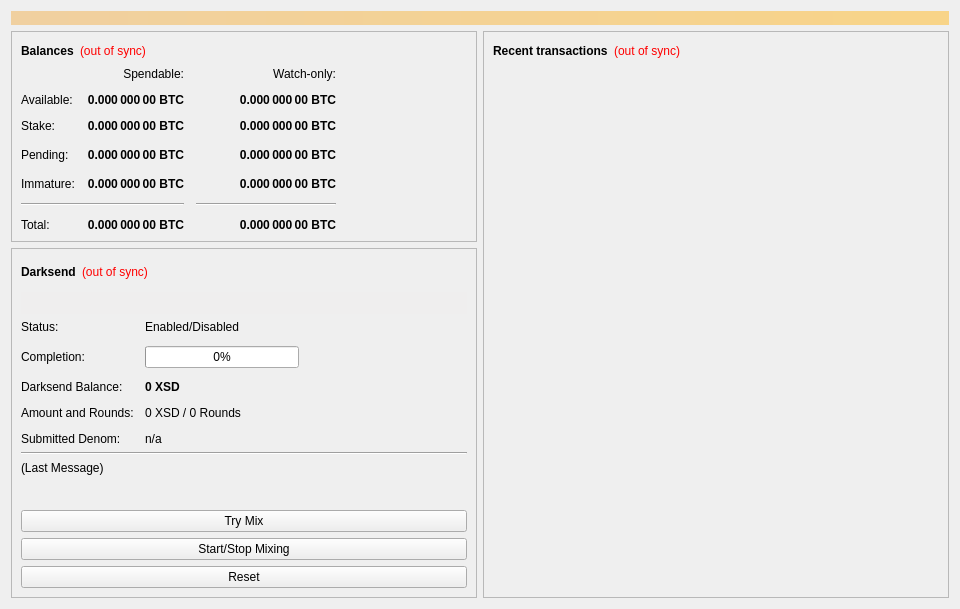
<?xml version="1.0" encoding="UTF-8"?>
<ui version="4.0">
 <class>OverviewPage</class>
 <widget class="QWidget" name="OverviewPage">
  <property name="geometry">
   <rect>
    <x>0</x>
    <y>0</y>
    <width>960</width>
    <height>594</height>
   </rect>
  </property>
  <property name="minimumSize">
   <size>
    <width>960</width>
    <height>0</height>
   </size>
  </property>
  <property name="windowTitle">
   <string>Form</string>
  </property>
  <layout class="QVBoxLayout" name="topLayout">
   <item>
    <widget class="QLabel" name="labelAlerts">
     <property name="visible">
      <bool>false</bool>
     </property>
     <property name="styleSheet">
      <string notr="true">background-color: qlineargradient(x1: 0, y1: 0, x2: 1, y2: 0, stop:0 #F0D0A0, stop:1 #F8D488); color:#000000;</string>
     </property>
     <property name="wordWrap">
      <bool>true</bool>
     </property>
     <property name="margin">
      <number>3</number>
     </property>
    </widget>
   </item>
   <item>
    <layout class="QHBoxLayout" name="horizontalLayout" stretch="1,1">
     <item>
      <layout class="QVBoxLayout" name="verticalLayout_2">
       <item>
        <widget class="QFrame" name="frame">
         <property name="frameShape">
          <enum>QFrame::StyledPanel</enum>
         </property>
         <property name="frameShadow">
          <enum>QFrame::Raised</enum>
         </property>
         <layout class="QVBoxLayout" name="verticalLayout_4">
          <item>
           <layout class="QHBoxLayout" name="horizontalLayout_4">
            <item>
             <widget class="QLabel" name="label_5">
              <property name="font">
               <font>
                <weight>75</weight>
                <bold>true</bold>
               </font>
              </property>
              <property name="text">
               <string>Balances</string>
              </property>
             </widget>
            </item>
            <item>
             <widget class="QLabel" name="labelWalletStatus">
              <property name="cursor">
               <cursorShape>WhatsThisCursor</cursorShape>
              </property>
              <property name="toolTip">
               <string>The displayed information may be out of date. Your wallet automatically synchronizes with the Seedcoin network after a connection is established, but this process has not completed yet.</string>
              </property>
              <property name="styleSheet">
               <string notr="true">QLabel { color: red; }</string>
              </property>
              <property name="text">
               <string notr="true">(out of sync)</string>
              </property>
              <property name="alignment">
               <set>Qt::AlignLeading|Qt::AlignLeft|Qt::AlignVCenter</set>
              </property>
             </widget>
            </item>
            <item>
             <spacer name="horizontalSpacer_3">
              <property name="orientation">
               <enum>Qt::Horizontal</enum>
              </property>
              <property name="sizeHint" stdset="0">
               <size>
                <width>40</width>
                <height>20</height>
               </size>
              </property>
             </spacer>
            </item>
           </layout>
          </item>
          <item>
           <layout class="QGridLayout" name="gridLayout">
            <property name="spacing">
             <number>12</number>
            </property>
            <item row="3" column="2">
             <widget class="QLabel" name="labelWatchPending">
              <property name="font">
               <font>
                <weight>75</weight>
                <bold>true</bold>
               </font>
              </property>
              <property name="cursor">
               <cursorShape>IBeamCursor</cursorShape>
              </property>
              <property name="toolTip">
               <string>Unconfirmed transactions to watch-only addresses</string>
              </property>
              <property name="text">
               <string notr="true">0.000 000 00 BTC</string>
              </property>
              <property name="alignment">
               <set>Qt::AlignRight|Qt::AlignTrailing|Qt::AlignVCenter</set>
              </property>
              <property name="textInteractionFlags">
               <set>Qt::LinksAccessibleByMouse|Qt::TextSelectableByKeyboard|Qt::TextSelectableByMouse</set>
              </property>
             </widget>
            </item>
            <item row="3" column="1">
             <widget class="QLabel" name="labelUnconfirmed">
              <property name="font">
               <font>
                <weight>75</weight>
                <bold>true</bold>
               </font>
              </property>
              <property name="cursor">
               <cursorShape>IBeamCursor</cursorShape>
              </property>
              <property name="toolTip">
               <string>Total of transactions that have yet to be confirmed, and do not yet count toward the spendable balance</string>
              </property>
              <property name="text">
               <string notr="true">0.000 000 00 BTC</string>
              </property>
              <property name="alignment">
               <set>Qt::AlignRight|Qt::AlignTrailing|Qt::AlignVCenter</set>
              </property>
              <property name="textInteractionFlags">
               <set>Qt::LinksAccessibleByMouse|Qt::TextSelectableByKeyboard|Qt::TextSelectableByMouse</set>
              </property>
             </widget>
            </item>
            <item row="4" column="2">
             <widget class="QLabel" name="labelWatchImmature">
              <property name="font">
               <font>
                <weight>75</weight>
                <bold>true</bold>
               </font>
              </property>
              <property name="cursor">
               <cursorShape>IBeamCursor</cursorShape>
              </property>
              <property name="toolTip">
               <string>Mined balance in watch-only addresses that has not yet matured</string>
              </property>
              <property name="text">
               <string notr="true">0.000 000 00 BTC</string>
              </property>
              <property name="alignment">
               <set>Qt::AlignRight|Qt::AlignTrailing|Qt::AlignVCenter</set>
              </property>
              <property name="textInteractionFlags">
               <set>Qt::LinksAccessibleByMouse|Qt::TextSelectableByKeyboard|Qt::TextSelectableByMouse</set>
              </property>
             </widget>
            </item>
            <item row="5" column="0" colspan="2">
             <widget class="Line" name="lineSpendableBalance">
              <property name="orientation">
               <enum>Qt::Horizontal</enum>
              </property>
             </widget>
            </item>
            <item row="5" column="2">
             <widget class="Line" name="lineWatchBalance">
              <property name="sizePolicy">
               <sizepolicy hsizetype="Preferred" vsizetype="Fixed">
                <horstretch>0</horstretch>
                <verstretch>0</verstretch>
               </sizepolicy>
              </property>
              <property name="minimumSize">
               <size>
                <width>140</width>
                <height>0</height>
               </size>
              </property>
              <property name="orientation">
               <enum>Qt::Horizontal</enum>
              </property>
             </widget>
            </item>
            <item row="6" column="0">
             <widget class="QLabel" name="labelTotalText">
              <property name="text">
               <string>Total:</string>
              </property>
             </widget>
            </item>
            <item row="4" column="1">
             <widget class="QLabel" name="labelImmature">
              <property name="font">
               <font>
                <weight>75</weight>
                <bold>true</bold>
               </font>
              </property>
              <property name="cursor">
               <cursorShape>IBeamCursor</cursorShape>
              </property>
              <property name="toolTip">
               <string>Mined balance that has not yet matured</string>
              </property>
              <property name="text">
               <string notr="true">0.000 000 00 BTC</string>
              </property>
              <property name="alignment">
               <set>Qt::AlignRight|Qt::AlignTrailing|Qt::AlignVCenter</set>
              </property>
              <property name="textInteractionFlags">
               <set>Qt::LinksAccessibleByMouse|Qt::TextSelectableByKeyboard|Qt::TextSelectableByMouse</set>
              </property>
             </widget>
            </item>
            <item row="3" column="3">
             <spacer name="horizontalSpacer_2">
              <property name="orientation">
               <enum>Qt::Horizontal</enum>
              </property>
              <property name="sizeHint" stdset="0">
               <size>
                <width>40</width>
                <height>20</height>
               </size>
              </property>
             </spacer>
            </item>
            <item row="4" column="0">
             <widget class="QLabel" name="labelImmatureText">
              <property name="text">
               <string>Immature:</string>
              </property>
             </widget>
            </item>
            <item row="6" column="1">
             <widget class="QLabel" name="labelTotal">
              <property name="font">
               <font>
                <weight>75</weight>
                <bold>true</bold>
               </font>
              </property>
              <property name="cursor">
               <cursorShape>IBeamCursor</cursorShape>
              </property>
              <property name="toolTip">
               <string>Your current total balance</string>
              </property>
              <property name="text">
               <string notr="true">0.000 000 00 BTC</string>
              </property>
              <property name="alignment">
               <set>Qt::AlignRight|Qt::AlignTrailing|Qt::AlignVCenter</set>
              </property>
              <property name="textInteractionFlags">
               <set>Qt::LinksAccessibleByMouse|Qt::TextSelectableByKeyboard|Qt::TextSelectableByMouse</set>
              </property>
             </widget>
            </item>
            <item row="6" column="2">
             <widget class="QLabel" name="labelWatchTotal">
              <property name="font">
               <font>
                <weight>75</weight>
                <bold>true</bold>
               </font>
              </property>
              <property name="cursor">
               <cursorShape>IBeamCursor</cursorShape>
              </property>
              <property name="toolTip">
               <string>Current total balance in watch-only addresses</string>
              </property>
              <property name="text">
               <string notr="true">0.000 000 00 BTC</string>
              </property>
              <property name="alignment">
               <set>Qt::AlignRight|Qt::AlignTrailing|Qt::AlignVCenter</set>
              </property>
              <property name="textInteractionFlags">
               <set>Qt::LinksAccessibleByMouse|Qt::TextSelectableByKeyboard|Qt::TextSelectableByMouse</set>
              </property>
             </widget>
            </item>
            <item row="0" column="2">
             <widget class="QLabel" name="labelWatchonly">
              <property name="text">
               <string>Watch-only:</string>
              </property>
              <property name="alignment">
               <set>Qt::AlignRight|Qt::AlignTrailing|Qt::AlignVCenter</set>
              </property>
             </widget>
            </item>
            <item row="1" column="0">
             <widget class="QLabel" name="labelBalanceText">
              <property name="text">
               <string>Available:</string>
              </property>
             </widget>
            </item>
            <item row="1" column="1">
             <widget class="QLabel" name="labelBalance">
              <property name="font">
               <font>
                <weight>75</weight>
                <bold>true</bold>
               </font>
              </property>
              <property name="cursor">
               <cursorShape>IBeamCursor</cursorShape>
              </property>
              <property name="toolTip">
               <string>Your current spendable balance</string>
              </property>
              <property name="text">
               <string notr="true">0.000 000 00 BTC</string>
              </property>
              <property name="alignment">
               <set>Qt::AlignRight|Qt::AlignTrailing|Qt::AlignVCenter</set>
              </property>
              <property name="textInteractionFlags">
               <set>Qt::LinksAccessibleByMouse|Qt::TextSelectableByKeyboard|Qt::TextSelectableByMouse</set>
              </property>
             </widget>
            </item>
            <item row="2" column="0">
             <widget class="QLabel" name="label_10">
              <property name="text">
               <string>Stake:</string>
              </property>
             </widget>
            </item>
            <item row="2" column="1">
             <widget class="QLabel" name="labelStake">
              <property name="font">
               <font>
                <weight>75</weight>
                <bold>true</bold>
               </font>
              </property>
              <property name="cursor">
               <cursorShape>IBeamCursor</cursorShape>
              </property>
              <property name="toolTip">
               <string>Total of coins that was staked, and do not yet count toward the current balance</string>
              </property>
              <property name="text">
               <string notr="true">0.000 000 00 BTC</string>
              </property>
              <property name="alignment">
               <set>Qt::AlignRight|Qt::AlignTrailing|Qt::AlignVCenter</set>
              </property>
              <property name="textInteractionFlags">
               <set>Qt::LinksAccessibleByMouse|Qt::TextSelectableByKeyboard|Qt::TextSelectableByMouse</set>
              </property>
             </widget>
            </item>
            <item row="2" column="2">
             <widget class="QLabel" name="labelWatchStake">
              <property name="font">
               <font>
                <weight>75</weight>
                <bold>true</bold>
               </font>
              </property>
              <property name="cursor">
               <cursorShape>IBeamCursor</cursorShape>
              </property>
              <property name="toolTip">
               <string>Total of coins that was staked in watch-only addresses, and do not yet count toward the current watch-only balance</string>
              </property>
              <property name="text">
               <string notr="true">0.000 000 00 BTC</string>
              </property>
              <property name="alignment">
               <set>Qt::AlignRight|Qt::AlignTrailing|Qt::AlignVCenter</set>
              </property>
              <property name="textInteractionFlags">
               <set>Qt::LinksAccessibleByMouse|Qt::TextSelectableByKeyboard|Qt::TextSelectableByMouse</set>
              </property>
             </widget>
            </item>
            <item row="1" column="2">
             <widget class="QLabel" name="labelWatchAvailable">
              <property name="font">
               <font>
                <weight>75</weight>
                <bold>true</bold>
               </font>
              </property>
              <property name="cursor">
               <cursorShape>IBeamCursor</cursorShape>
              </property>
              <property name="toolTip">
               <string>Your current balance in watch-only addresses</string>
              </property>
              <property name="text">
               <string notr="true">0.000 000 00 BTC</string>
              </property>
              <property name="alignment">
               <set>Qt::AlignRight|Qt::AlignTrailing|Qt::AlignVCenter</set>
              </property>
              <property name="textInteractionFlags">
               <set>Qt::LinksAccessibleByMouse|Qt::TextSelectableByKeyboard|Qt::TextSelectableByMouse</set>
              </property>
             </widget>
            </item>
            <item row="3" column="0">
             <widget class="QLabel" name="labelPendingText">
              <property name="text">
               <string>Pending:</string>
              </property>
             </widget>
            </item>
            <item row="0" column="1">
             <widget class="QLabel" name="labelSpendable">
              <property name="text">
               <string>Spendable:</string>
              </property>
              <property name="alignment">
               <set>Qt::AlignRight|Qt::AlignTrailing|Qt::AlignVCenter</set>
              </property>
             </widget>
            </item>
           </layout>
          </item>
         </layout>
        </widget>
       </item>
       <item>
        <widget class="QFrame" name="frameDarksend">
         <property name="sizePolicy">
          <sizepolicy hsizetype="Expanding" vsizetype="Expanding">
           <horstretch>0</horstretch>
           <verstretch>0</verstretch>
          </sizepolicy>
         </property>
         <property name="minimumSize">
          <size>
           <width>0</width>
           <height>350</height>
          </size>
         </property>
         <property name="layoutDirection">
          <enum>Qt::LeftToRight</enum>
         </property>
         <property name="frameShape">
          <enum>QFrame::StyledPanel</enum>
         </property>
         <property name="frameShadow">
          <enum>QFrame::Raised</enum>
         </property>
         <layout class="QVBoxLayout" name="verticalLayout_5">
          <item>
           <layout class="QHBoxLayout" name="horizontalLayout_5">
            <item>
             <widget class="QLabel" name="label_2">
              <property name="font">
               <font>
                <weight>75</weight>
                <bold>true</bold>
               </font>
              </property>
              <property name="text">
               <string>Darksend</string>
              </property>
             </widget>
            </item>
            <item>
             <widget class="QLabel" name="labelDarksendSyncStatus">
              <property name="toolTip">
               <string>The displayed information may be out of date. Your wallet automatically synchronizes with the Seedcoin network after a connection is established, but this process has not completed yet.</string>
              </property>
              <property name="styleSheet">
               <string notr="true">QLabel { color: red; }</string>
              </property>
              <property name="text">
               <string notr="true">(out of sync)</string>
              </property>
              <property name="alignment">
               <set>Qt::AlignLeading|Qt::AlignLeft|Qt::AlignVCenter</set>
              </property>
             </widget>
            </item>
            <item>
             <spacer name="horizontalSpacer_4">
              <property name="orientation">
               <enum>Qt::Horizontal</enum>
              </property>
              <property name="sizeHint" stdset="0">
               <size>
                <width>40</width>
                <height>20</height>
               </size>
              </property>
             </spacer>
            </item>
           </layout>
          </item>
          <item>
           <widget class="QPushButton" name="runAutoDenom">
            <property name="palette">
             <palette>
              <active>
               <colorrole role="WindowText">
                <brush brushstyle="SolidPattern">
                 <color alpha="255">
                  <red>0</red>
                  <green>0</green>
                  <blue>0</blue>
                 </color>
                </brush>
               </colorrole>
               <colorrole role="Button">
                <brush brushstyle="SolidPattern">
                 <color alpha="255">
                  <red>239</red>
                  <green>238</green>
                  <blue>238</blue>
                 </color>
                </brush>
               </colorrole>
               <colorrole role="Light">
                <brush brushstyle="SolidPattern">
                 <color alpha="255">
                  <red>255</red>
                  <green>255</green>
                  <blue>255</blue>
                 </color>
                </brush>
               </colorrole>
               <colorrole role="Midlight">
                <brush brushstyle="SolidPattern">
                 <color alpha="255">
                  <red>247</red>
                  <green>246</green>
                  <blue>246</blue>
                 </color>
                </brush>
               </colorrole>
               <colorrole role="Dark">
                <brush brushstyle="SolidPattern">
                 <color alpha="255">
                  <red>119</red>
                  <green>119</green>
                  <blue>119</blue>
                 </color>
                </brush>
               </colorrole>
               <colorrole role="Mid">
                <brush brushstyle="SolidPattern">
                 <color alpha="255">
                  <red>159</red>
                  <green>159</green>
                  <blue>159</blue>
                 </color>
                </brush>
               </colorrole>
               <colorrole role="Text">
                <brush brushstyle="SolidPattern">
                 <color alpha="255">
                  <red>0</red>
                  <green>0</green>
                  <blue>0</blue>
                 </color>
                </brush>
               </colorrole>
               <colorrole role="BrightText">
                <brush brushstyle="SolidPattern">
                 <color alpha="255">
                  <red>255</red>
                  <green>255</green>
                  <blue>255</blue>
                 </color>
                </brush>
               </colorrole>
               <colorrole role="ButtonText">
                <brush brushstyle="SolidPattern">
                 <color alpha="255">
                  <red>0</red>
                  <green>0</green>
                  <blue>0</blue>
                 </color>
                </brush>
               </colorrole>
               <colorrole role="Base">
                <brush brushstyle="SolidPattern">
                 <color alpha="255">
                  <red>255</red>
                  <green>255</green>
                  <blue>255</blue>
                 </color>
                </brush>
               </colorrole>
               <colorrole role="Window">
                <brush brushstyle="SolidPattern">
                 <color alpha="255">
                  <red>239</red>
                  <green>238</green>
                  <blue>238</blue>
                 </color>
                </brush>
               </colorrole>
               <colorrole role="Shadow">
                <brush brushstyle="SolidPattern">
                 <color alpha="255">
                  <red>0</red>
                  <green>0</green>
                  <blue>0</blue>
                 </color>
                </brush>
               </colorrole>
               <colorrole role="AlternateBase">
                <brush brushstyle="SolidPattern">
                 <color alpha="255">
                  <red>247</red>
                  <green>246</green>
                  <blue>246</blue>
                 </color>
                </brush>
               </colorrole>
               <colorrole role="ToolTipBase">
                <brush brushstyle="SolidPattern">
                 <color alpha="255">
                  <red>255</red>
                  <green>255</green>
                  <blue>220</blue>
                 </color>
                </brush>
               </colorrole>
               <colorrole role="ToolTipText">
                <brush brushstyle="SolidPattern">
                 <color alpha="255">
                  <red>0</red>
                  <green>0</green>
                  <blue>0</blue>
                 </color>
                </brush>
               </colorrole>
              </active>
              <inactive>
               <colorrole role="WindowText">
                <brush brushstyle="SolidPattern">
                 <color alpha="255">
                  <red>0</red>
                  <green>0</green>
                  <blue>0</blue>
                 </color>
                </brush>
               </colorrole>
               <colorrole role="Button">
                <brush brushstyle="SolidPattern">
                 <color alpha="255">
                  <red>239</red>
                  <green>238</green>
                  <blue>238</blue>
                 </color>
                </brush>
               </colorrole>
               <colorrole role="Light">
                <brush brushstyle="SolidPattern">
                 <color alpha="255">
                  <red>255</red>
                  <green>255</green>
                  <blue>255</blue>
                 </color>
                </brush>
               </colorrole>
               <colorrole role="Midlight">
                <brush brushstyle="SolidPattern">
                 <color alpha="255">
                  <red>247</red>
                  <green>246</green>
                  <blue>246</blue>
                 </color>
                </brush>
               </colorrole>
               <colorrole role="Dark">
                <brush brushstyle="SolidPattern">
                 <color alpha="255">
                  <red>119</red>
                  <green>119</green>
                  <blue>119</blue>
                 </color>
                </brush>
               </colorrole>
               <colorrole role="Mid">
                <brush brushstyle="SolidPattern">
                 <color alpha="255">
                  <red>159</red>
                  <green>159</green>
                  <blue>159</blue>
                 </color>
                </brush>
               </colorrole>
               <colorrole role="Text">
                <brush brushstyle="SolidPattern">
                 <color alpha="255">
                  <red>0</red>
                  <green>0</green>
                  <blue>0</blue>
                 </color>
                </brush>
               </colorrole>
               <colorrole role="BrightText">
                <brush brushstyle="SolidPattern">
                 <color alpha="255">
                  <red>255</red>
                  <green>255</green>
                  <blue>255</blue>
                 </color>
                </brush>
               </colorrole>
               <colorrole role="ButtonText">
                <brush brushstyle="SolidPattern">
                 <color alpha="255">
                  <red>0</red>
                  <green>0</green>
                  <blue>0</blue>
                 </color>
                </brush>
               </colorrole>
               <colorrole role="Base">
                <brush brushstyle="SolidPattern">
                 <color alpha="255">
                  <red>255</red>
                  <green>255</green>
                  <blue>255</blue>
                 </color>
                </brush>
               </colorrole>
               <colorrole role="Window">
                <brush brushstyle="SolidPattern">
                 <color alpha="255">
                  <red>239</red>
                  <green>238</green>
                  <blue>238</blue>
                 </color>
                </brush>
               </colorrole>
               <colorrole role="Shadow">
                <brush brushstyle="SolidPattern">
                 <color alpha="255">
                  <red>0</red>
                  <green>0</green>
                  <blue>0</blue>
                 </color>
                </brush>
               </colorrole>
               <colorrole role="AlternateBase">
                <brush brushstyle="SolidPattern">
                 <color alpha="255">
                  <red>247</red>
                  <green>246</green>
                  <blue>246</blue>
                 </color>
                </brush>
               </colorrole>
               <colorrole role="ToolTipBase">
                <brush brushstyle="SolidPattern">
                 <color alpha="255">
                  <red>255</red>
                  <green>255</green>
                  <blue>220</blue>
                 </color>
                </brush>
               </colorrole>
               <colorrole role="ToolTipText">
                <brush brushstyle="SolidPattern">
                 <color alpha="255">
                  <red>0</red>
                  <green>0</green>
                  <blue>0</blue>
                 </color>
                </brush>
               </colorrole>
              </inactive>
              <disabled>
               <colorrole role="WindowText">
                <brush brushstyle="SolidPattern">
                 <color alpha="255">
                  <red>119</red>
                  <green>119</green>
                  <blue>119</blue>
                 </color>
                </brush>
               </colorrole>
               <colorrole role="Button">
                <brush brushstyle="SolidPattern">
                 <color alpha="255">
                  <red>239</red>
                  <green>238</green>
                  <blue>238</blue>
                 </color>
                </brush>
               </colorrole>
               <colorrole role="Light">
                <brush brushstyle="SolidPattern">
                 <color alpha="255">
                  <red>255</red>
                  <green>255</green>
                  <blue>255</blue>
                 </color>
                </brush>
               </colorrole>
               <colorrole role="Midlight">
                <brush brushstyle="SolidPattern">
                 <color alpha="255">
                  <red>247</red>
                  <green>246</green>
                  <blue>246</blue>
                 </color>
                </brush>
               </colorrole>
               <colorrole role="Dark">
                <brush brushstyle="SolidPattern">
                 <color alpha="255">
                  <red>119</red>
                  <green>119</green>
                  <blue>119</blue>
                 </color>
                </brush>
               </colorrole>
               <colorrole role="Mid">
                <brush brushstyle="SolidPattern">
                 <color alpha="255">
                  <red>159</red>
                  <green>159</green>
                  <blue>159</blue>
                 </color>
                </brush>
               </colorrole>
               <colorrole role="Text">
                <brush brushstyle="SolidPattern">
                 <color alpha="255">
                  <red>119</red>
                  <green>119</green>
                  <blue>119</blue>
                 </color>
                </brush>
               </colorrole>
               <colorrole role="BrightText">
                <brush brushstyle="SolidPattern">
                 <color alpha="255">
                  <red>255</red>
                  <green>255</green>
                  <blue>255</blue>
                 </color>
                </brush>
               </colorrole>
               <colorrole role="ButtonText">
                <brush brushstyle="SolidPattern">
                 <color alpha="255">
                  <red>119</red>
                  <green>119</green>
                  <blue>119</blue>
                 </color>
                </brush>
               </colorrole>
               <colorrole role="Base">
                <brush brushstyle="SolidPattern">
                 <color alpha="255">
                  <red>239</red>
                  <green>238</green>
                  <blue>238</blue>
                 </color>
                </brush>
               </colorrole>
               <colorrole role="Window">
                <brush brushstyle="SolidPattern">
                 <color alpha="255">
                  <red>239</red>
                  <green>238</green>
                  <blue>238</blue>
                 </color>
                </brush>
               </colorrole>
               <colorrole role="Shadow">
                <brush brushstyle="SolidPattern">
                 <color alpha="255">
                  <red>0</red>
                  <green>0</green>
                  <blue>0</blue>
                 </color>
                </brush>
               </colorrole>
               <colorrole role="AlternateBase">
                <brush brushstyle="SolidPattern">
                 <color alpha="255">
                  <red>239</red>
                  <green>238</green>
                  <blue>238</blue>
                 </color>
                </brush>
               </colorrole>
               <colorrole role="ToolTipBase">
                <brush brushstyle="SolidPattern">
                 <color alpha="255">
                  <red>255</red>
                  <green>255</green>
                  <blue>220</blue>
                 </color>
                </brush>
               </colorrole>
               <colorrole role="ToolTipText">
                <brush brushstyle="SolidPattern">
                 <color alpha="255">
                  <red>0</red>
                  <green>0</green>
                  <blue>0</blue>
                 </color>
                </brush>
               </colorrole>
              </disabled>
             </palette>
            </property>
            <property name="focusPolicy">
             <enum>Qt::NoFocus</enum>
            </property>
            <property name="autoFillBackground">
             <bool>true</bool>
            </property>
            <property name="text">
             <string/>
            </property>
            <property name="flat">
             <bool>true</bool>
            </property>
           </widget>
          </item>
          <item>
           <layout class="QFormLayout" name="formLayout">
            <property name="fieldGrowthPolicy">
             <enum>QFormLayout::AllNonFixedFieldsGrow</enum>
            </property>
            <property name="horizontalSpacing">
             <number>11</number>
            </property>
            <property name="verticalSpacing">
             <number>12</number>
            </property>
            <item row="0" column="0">
             <widget class="QLabel" name="label_6">
              <property name="text">
               <string>Status:</string>
              </property>
             </widget>
            </item>
            <item row="1" column="0">
             <widget class="QLabel" name="label_7">
              <property name="text">
               <string>Completion:</string>
              </property>
             </widget>
            </item>
            <item row="1" column="1">
             <widget class="QProgressBar" name="darksendProgress">
              <property name="maximumSize">
               <size>
                <width>154</width>
                <height>16777215</height>
               </size>
              </property>
              <property name="value">
               <number>0</number>
              </property>
             </widget>
            </item>
            <item row="3" column="0">
             <widget class="QLabel" name="labelAnonymizedText">
              <property name="text">
               <string>Darksend Balance:</string>
              </property>
             </widget>
            </item>
            <item row="3" column="1">
             <widget class="QLabel" name="labelAnonymized">
              <property name="font">
               <font>
                <weight>75</weight>
                <bold>true</bold>
               </font>
              </property>
              <property name="text">
               <string notr="true">0 XSD</string>
              </property>
             </widget>
            </item>
            <item row="4" column="0">
             <widget class="QLabel" name="label_8">
              <property name="text">
               <string>Amount and Rounds:</string>
              </property>
             </widget>
            </item>
            <item row="4" column="1">
             <widget class="QLabel" name="labelAmountRounds">
              <property name="text">
               <string>0 XSD / 0 Rounds</string>
              </property>
             </widget>
            </item>
            <item row="5" column="0">
             <widget class="QLabel" name="label_9">
              <property name="text">
               <string>Submitted Denom:</string>
              </property>
             </widget>
            </item>
            <item row="5" column="1">
             <widget class="QLabel" name="labelSubmittedDenom">
              <property name="toolTip">
               <string>The denominations you submitted to the Masternode.&lt;br&gt;To mix, other users must submit the exact same denominations.</string>
              </property>
              <property name="text">
               <string>n/a</string>
              </property>
             </widget>
            </item>
            <item row="0" column="1">
             <widget class="QLabel" name="darksendEnabled">
              <property name="text">
               <string>Enabled/Disabled</string>
              </property>
             </widget>
            </item>
           </layout>
          </item>
          <item>
           <widget class="Line" name="lineLastMessage">
            <property name="orientation">
             <enum>Qt::Horizontal</enum>
            </property>
           </widget>
          </item>
          <item>
           <widget class="QLabel" name="darksendStatus">
            <property name="minimumSize">
             <size>
              <width>288</width>
              <height>43</height>
             </size>
            </property>
            <property name="text">
             <string>(Last Message)</string>
            </property>
            <property name="alignment">
             <set>Qt::AlignLeading|Qt::AlignLeft|Qt::AlignTop</set>
            </property>
            <property name="wordWrap">
             <bool>true</bool>
            </property>
           </widget>
          </item>
          <item>
           <widget class="QPushButton" name="darksendAuto">
            <property name="sizePolicy">
             <sizepolicy hsizetype="MinimumExpanding" vsizetype="Fixed">
              <horstretch>0</horstretch>
              <verstretch>0</verstretch>
             </sizepolicy>
            </property>
            <property name="toolTip">
             <string>Try to manually submit a Darksend request.</string>
            </property>
            <property name="text">
             <string>Try Mix</string>
            </property>
           </widget>
          </item>
          <item>
           <widget class="QPushButton" name="toggleDarksend">
            <property name="sizePolicy">
             <sizepolicy hsizetype="MinimumExpanding" vsizetype="Fixed">
              <horstretch>0</horstretch>
              <verstretch>0</verstretch>
             </sizepolicy>
            </property>
            <property name="text">
             <string>Start/Stop Mixing</string>
            </property>
           </widget>
          </item>
          <item>
           <widget class="QPushButton" name="darksendReset">
            <property name="sizePolicy">
             <sizepolicy hsizetype="MinimumExpanding" vsizetype="Fixed">
              <horstretch>0</horstretch>
              <verstretch>0</verstretch>
             </sizepolicy>
            </property>
            <property name="toolTip">
             <string>Reset the current status of Darksend (can interrupt Darksend if it's in the process of Mixing, which can cost you money!)</string>
            </property>
            <property name="autoFillBackground">
             <bool>false</bool>
            </property>
            <property name="text">
             <string>Reset</string>
            </property>
           </widget>
          </item>
         </layout>
        </widget>
       </item>
       <item>
        <spacer name="verticalSpacer">
         <property name="orientation">
          <enum>Qt::Vertical</enum>
         </property>
         <property name="sizeHint" stdset="0">
          <size>
           <width>20</width>
           <height>40</height>
          </size>
         </property>
        </spacer>
       </item>
      </layout>
     </item>
     <item>
      <layout class="QVBoxLayout" name="verticalLayout_3">
       <item>
        <widget class="QFrame" name="frame_2">
         <property name="frameShape">
          <enum>QFrame::StyledPanel</enum>
         </property>
         <property name="frameShadow">
          <enum>QFrame::Raised</enum>
         </property>
         <layout class="QVBoxLayout" name="verticalLayout">
          <item>
           <layout class="QHBoxLayout" name="horizontalLayout_2">
            <item>
             <widget class="QLabel" name="label_4">
              <property name="font">
               <font>
                <weight>75</weight>
                <bold>true</bold>
               </font>
              </property>
              <property name="text">
               <string>Recent transactions</string>
              </property>
             </widget>
            </item>
            <item>
             <widget class="QLabel" name="labelTransactionsStatus">
              <property name="cursor">
               <cursorShape>WhatsThisCursor</cursorShape>
              </property>
              <property name="toolTip">
               <string>The displayed information may be out of date. Your wallet automatically synchronizes with the Seedcoin network after a connection is established, but this process has not completed yet.</string>
              </property>
              <property name="styleSheet">
               <string notr="true">QLabel { color: red; }</string>
              </property>
              <property name="text">
               <string notr="true">(out of sync)</string>
              </property>
              <property name="alignment">
               <set>Qt::AlignRight|Qt::AlignTrailing|Qt::AlignVCenter</set>
              </property>
             </widget>
            </item>
            <item>
             <spacer name="horizontalSpacer">
              <property name="orientation">
               <enum>Qt::Horizontal</enum>
              </property>
              <property name="sizeHint" stdset="0">
               <size>
                <width>40</width>
                <height>20</height>
               </size>
              </property>
             </spacer>
            </item>
           </layout>
          </item>
          <item>
           <widget class="QListView" name="listTransactions">
            <property name="styleSheet">
             <string notr="true">QListView { background: transparent; }</string>
            </property>
            <property name="frameShape">
             <enum>QFrame::NoFrame</enum>
            </property>
            <property name="verticalScrollBarPolicy">
             <enum>Qt::ScrollBarAlwaysOff</enum>
            </property>
            <property name="horizontalScrollBarPolicy">
             <enum>Qt::ScrollBarAlwaysOff</enum>
            </property>
            <property name="selectionMode">
             <enum>QAbstractItemView::NoSelection</enum>
            </property>
           </widget>
          </item>
         </layout>
        </widget>
       </item>
      </layout>
     </item>
    </layout>
   </item>
  </layout>
 </widget>
 <resources/>
 <connections/>
</ui>
